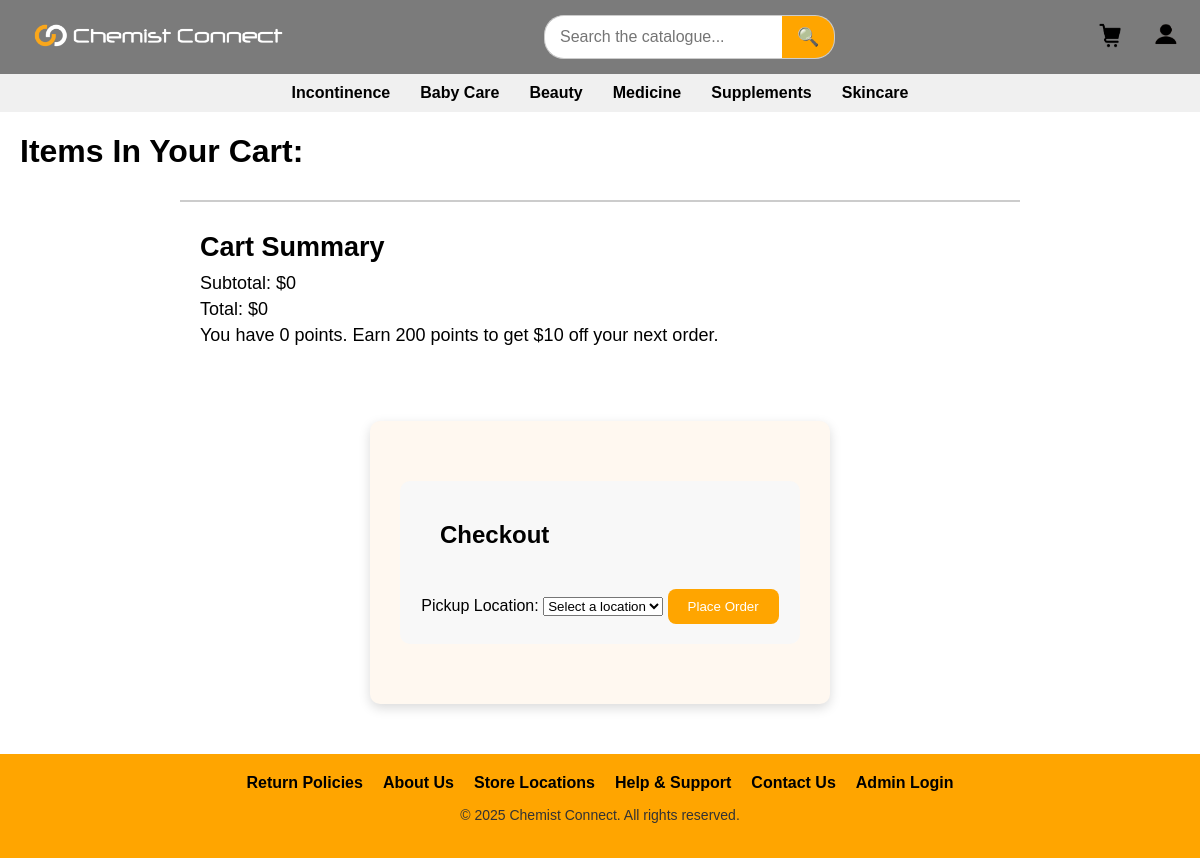
Before: /cart (signed in) with the older database file.
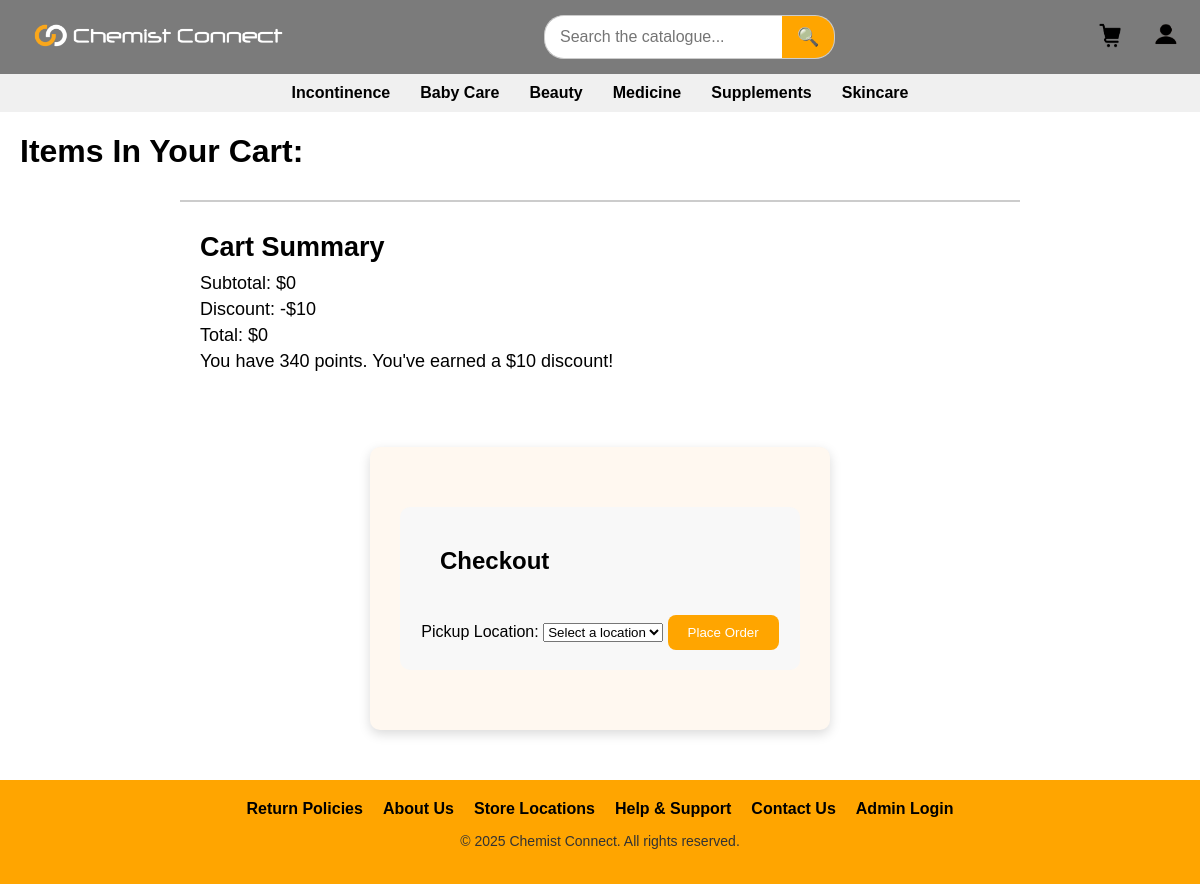
After: the same page with the newer database file.
### tables this page shows
CREATE TABLE users_database (
    id INTEGER PRIMARY KEY, 
    first_name TEXT NOT NULL,
    last_name TEXT NOT NULL,
    password TEXT NOT NULL,
    mobile TEXT UNIQUE,
    email TEXT NOT NULL UNIQUE,
    address TEXT,
    points INTEGER
);

### app.py (the view)
@app.route('/cart')
def view_cart():
    cart = request.cookies.get('cart')
    cart_data = json.loads(cart) if cart else {}
    connection = get_db_connection()
    product_list = []
    for product_id, quantity in cart_data.items():
        product = connection.execute('SELECT * FROM product_database WHERE id = ?', (product_id,)).fetchone()
        if product:
            product = dict(product)
            product['quantity'] = quantity
            product_list.append(product)
    subtotal = round(sum(item['price'] * item['quantity'] for item in product_list), 2)
    discount = 0
    user_points = 0
    if 'user_id' in session:
        user = connection.execute('SELECT points FROM users_database WHERE id = ?', (session['user_id'],)).fetchone()
        if user and user['points'] is not None:
            user_points = user['points']
            if user_points >= 200:
                discount = 10
    total = max(subtotal - discount, 0)
    connection.close()
    return render_template('cartpage.html', cart=product_list, subtotal=subtotal, discount=discount, total=total, user_points=user_points)

### app.py (called while the page is built)
def get_db_connection():
    connection = sqlite3.connect('website_database.db')
    connection.row_factory = sqlite3.Row
    return connection

@app.after_request
def add_header(response):
    if 'admin_id' not in session:
        response.headers['Cache-Control'] = 'no-store'
    return response

### templates/cartpage.html (shortened to what this page needs)
<!DOCTYPE html>
<html lang="en">
<head>
    <link rel="stylesheet" href="../static/stylesheet.css">
</head>
<body>
    <header>
        <a href="{{ url_for('homepage' )}}">
        <img src="{{ url_for('static', filename='images/logo_landscape.png')}}" alt="Logo" class="corner-image">
        </a>
        <div class="search-bar">
            <form action="{{ url_for('search') }}" method="GET">
                <input type="text" name="query" placeholder="Search the catalogue...">
                <button type="submit" class="search-button">🔍</button>
            </form>
        </div>
        <div class="header-icons">
            <a href="{{ url_for('view_cart')}}"><img src="{{ url_for('static',filename='images/cart.png')}}" alt="Cart" class="icon"></a>
            <div class="dropdown">
                <img src="{{ url_for('static', filename='images/profile.png')}}" alt="Profile" class="icon dropdown-toggle" onclick="toggleDropdown()"/>
            </div>
        </div>
    </header>
<nav class="category-nav">
        <a href="{{ url_for('categorypage', category_name='Incontinence')}}">Incontinence</a>
        <a href="{{ url_for('categorypage', category_name='Baby Products')}}">Baby Care</a>
        <a href="{{ url_for('categorypage', category_name='Beauty')}}">Beauty</a>
        <a href="{{ url_for('categorypage', category_name='Medicine')}}">Medicine</a>
        <a href="{{ url_for('categorypage', category_name='Supplements')}}">Supplements</a>
        <a href="{{ url_for('categorypage', category_name='Skincare')}}">Skincare</a>
    </nav>
    <h1>Items In Your Cart:</h1>
      <div class="cart-summary">
        <h2>Cart Summary</h2>
        <p>Subtotal: ${{ subtotal }}</p>
        {% if discount > 0 %}
            <p>Discount: -${{ discount }}</p>
        {% endif %}
        <p>Total: ${{ total }}</p>
        {% if session.get('user_id') %}
            <p>You have {{ user_points }} points.
                {% if user_points >= 200 %}
                    You've earned a $10 discount!
                {% else %}
                    Earn 200 points to get $10 off your next order.
                {% endif %}
            </p>
        {% else %}
            <p>Sign up and collect points on every purchase!</p>
        {% endif %}
    </div>
        <div class="form-container">
    <form id="checkout-form" class="checkout-form">
        <h2>Checkout</h2>
        <label for="pickup_location">Pickup Location:</label>
        <select name="pickup_location" id="pickup_location" class="form-input" required>
            <option value="">Select a location</option>
        </select>
        <button type="submit" class="btn">Place Order</button>
    </form>
</div>
    <footer class="site-footer">
        <div class="footer-links">
            <a href="{{ url_for('returns')}}">Return Policies</a>
            <a href="{{ url_for('aboutus')}}">About Us</a>
            <a href="{{ url_for('locations')}}">Store Locations</a>
            <a href="{{ url_for('helpsupport')}}">Help & Support</a>
            <a href="{{ url_for('contactus')}}">Contact Us</a>
            <a href="{{ url_for('adminlogin')}}">Admin Login</a>
        </div>
        <p class="footer-text">© 2025 Chemist Connect. All rights reserved.</p>
    </footer>
</body>
</html>

Changed rows visible on the page:
now on this page (row edited): users_database: points "340"
Other visible differences:
{{ discount }}: (not shown) → "10"
{{ user_points }}: "0" → (not shown)
text no longer shown: "Earn 200 points to get $10 off your next order."
text now shown: "Discount: -$ You've earned a $10 discount!"
